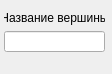
<?xml version="1.0" encoding="UTF-8"?>
<ui version="4.0">
 <class>EdgeEdit</class>
 <widget class="QWidget" name="EdgeEdit">
  <property name="geometry">
   <rect>
    <x>0</x>
    <y>0</y>
    <width>112</width>
    <height>74</height>
   </rect>
  </property>
  <property name="windowTitle">
   <string>Form</string>
  </property>
  <property name="styleSheet">
   <string notr="true">EdgeEdit
{
border-radius:10px;
}</string>
  </property>
  <widget class="QLabel" name="background">
   <property name="geometry">
    <rect>
     <x>0</x>
     <y>0</y>
     <width>111</width>
     <height>71</height>
    </rect>
   </property>
   <property name="styleSheet">
    <string notr="true">QLabel
{
background-color:transparent;
}</string>
   </property>
   <property name="text">
    <string/>
   </property>
   <property name="pixmap">
    <pixmap resource="res.qrc">:/Backgrounds/img/EdgeEdit.png</pixmap>
   </property>
   <property name="scaledContents">
    <bool>true</bool>
   </property>
   <property name="alignment">
    <set>Qt::AlignCenter</set>
   </property>
   <property name="wordWrap">
    <bool>false</bool>
   </property>
   <property name="indent">
    <number>-1</number>
   </property>
   <property name="openExternalLinks">
    <bool>false</bool>
   </property>
   <property name="textInteractionFlags">
    <set>Qt::TextBrowserInteraction</set>
   </property>
  </widget>
  <widget class="QWidget" name="layoutWidget">
   <property name="geometry">
    <rect>
     <x>4</x>
     <y>11</y>
     <width>101</width>
     <height>41</height>
    </rect>
   </property>
   <layout class="QVBoxLayout" name="verticalLayout">
    <item>
     <widget class="QLabel" name="label">
      <property name="text">
       <string>Название вершины</string>
      </property>
      <property name="alignment">
       <set>Qt::AlignCenter</set>
      </property>
     </widget>
    </item>
    <item>
     <widget class="QLineEdit" name="edgeName"/>
    </item>
   </layout>
  </widget>
 </widget>
 <resources>
  <include location="res.qrc"/>
 </resources>
 <connections/>
</ui>
